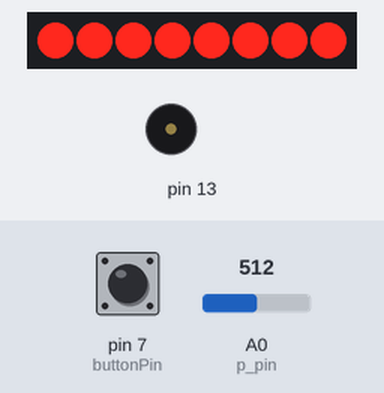
A sketch run on a simulated Arduino Uno, built with avr-gcc and run on an emulated ATmega328P. On the bench: 8 shift-register outputs drawn as a row of LEDs (first output left, lit = HIGH), buzzer (waves = sounding). Wiring (inferred from the names in the program): shift register (74HC595): data pin 9; shift clock pin 2; latch pin 4. Wiring (inferred from the signals the program sends): row of LEDs: on Q0, Q1, Q2, Q3, Q4, Q5, Q6, Q7. The inputs (shaded band) are chosen by the test bench; at power-on: pin 7 (buttonPin) LOW, A0 (p_pin) = 512.

Above: at 1.2 s.
1.3 s: pin 7 (buttonPin) pulled HIGH for 3.2 s
At 5.1 s:
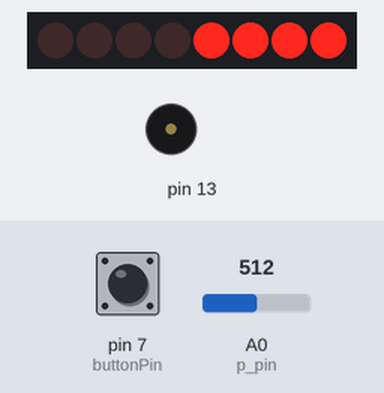
6.0 s: A0 (p_pin) set to 896
At 7.0 s:
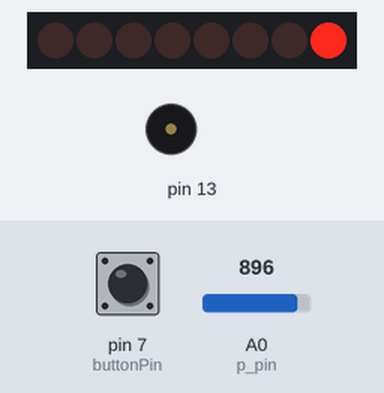
7.5 s: A0 (p_pin) set to 919
At 8.2 s:
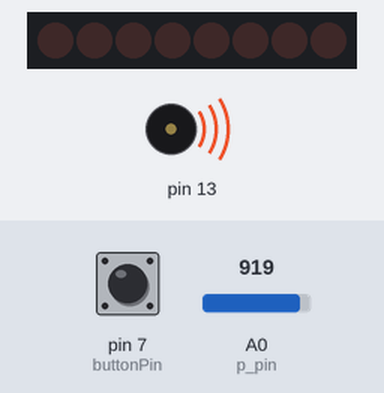
15.0 s: A0 (p_pin) set to 306
At 17.75 s:
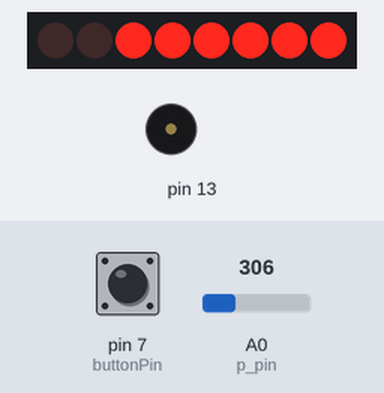
18.0 s: A0 (p_pin) set to 122
At 18.6 s:
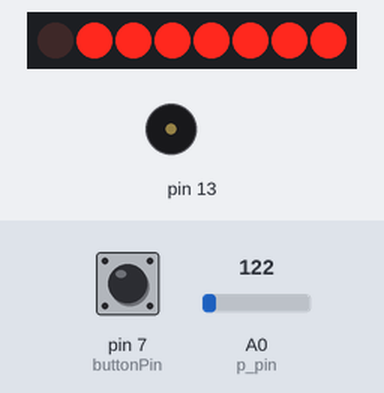
Timing chart, 0 to 20.5 s (numbered marks = the images above; inputs shaded):
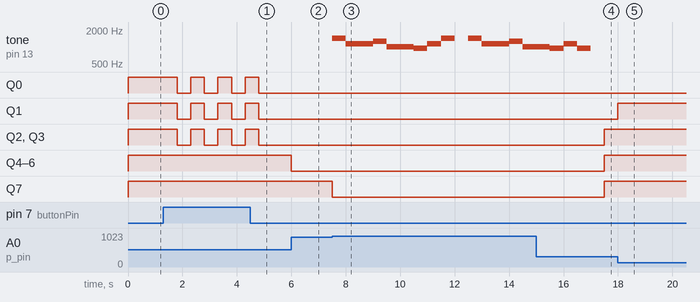

The sketch:

shift_register_p_b.ino
```cpp
//Pin connected to ST_CP of 74HC595
int latchPin = 4;
//Pin connected to SH_CP of 74HC595
int clockPin = 2;
////Pin connected to DS of 74HC595
int dataPin = 9;

int buttonPin = 7;

int cc = 1915;
int b = 1700;
int a = 1519;
int g = 1432;
int f = 1275;
int e = 1136;
int d = 1014;
int c = 956;

int p_pin = A0;
byte out[9];

bool light;
bool off;
void setup() {
  noTone(13);
  //set pins to output so you can control the shift register
  pinMode(latchPin, OUTPUT);
  pinMode(clockPin, OUTPUT);
  pinMode(dataPin, OUTPUT);

  pinMode(buttonPin, INPUT);

  light = false;
  off = true;

  out[0] = 0b00000000;
  out[1] = 0b00000001;
  out[2] = 0b00000011;
  out[3] = 0b00000111;
  out[4] = 0b00001111;
  out[5] = 0b00011111;
  out[6] = 0b00111111;
  out[7] = 0b01111111;
  out[8] = 0b11111111;
  digitalWrite(latchPin, LOW);
}

void loop() {

  if(digitalRead(buttonPin) == HIGH) {
    light = !light;
    delay(500);
  }

  if(light) {

    int p = analogRead(p_pin);
    Serial.println(p);

    int zapal = map(p, 0, 1024, 0, 9);

    digitalWrite(latchPin, LOW);
    shiftOut(dataPin, clockPin, MSBFIRST, out[zapal]);
    digitalWrite(latchPin, HIGH);
    delay(1);
    off = false;

    if(zapal == 8) {
      tone(13,g);
      delay(500);
      tone(13,e);
      delay(500);
      tone(13,e);
      delay(500);
      tone(13,f);
      delay(500);
      tone(13,d);
      delay(500);
      tone(13,d);
      delay(500);
      tone(13,c);
      delay(500);
      tone(13,e);
      delay(500);
      tone(13,g);
      delay(500);
      noTone(13);
      delay(500);
      tone(13,g);
      delay(500);
      tone(13,e);
      delay(500);
      tone(13,e);
      delay(500);
      tone(13,f);
      delay(500);
      tone(13,d);
      delay(500);
      tone(13,d);
      delay(500);
      tone(13,c);
      delay(500);
      tone(13,e);
      delay(500);
      tone(13,c);
      delay(500);
      noTone(13);
      delay(500);
      }
  }
  else if(off == false){
    digitalWrite(latchPin, LOW);
    shiftOut(dataPin, clockPin, MSBFIRST, out[0]);
    digitalWrite(latchPin, HIGH);
    off = true;
    }


  // count from 0 to 255 and display the number
  // on the LEDs
  /*for (int numberToDisplay = 0; numberToDisplay < 256; numberToDisplay++) {
    // take the latchPin low so
    // the LEDs don't change while you're sending in bits:
    digitalWrite(latchPin, LOW);
    // shift out the bits:
    shiftOut(dataPin, clockPin, MSBFIRST, numberToDisplay);

    //take the latch pin high so the LEDs will light up:
    digitalWrite(latchPin, HIGH);
    // pause before next value:*/

}
```

Measured:
- the behaviour switches between 910 and 911 on A0 (p_pin) (found by bisection; images 2 and 3)
- after the input at 1.3 s, Q0–3: alternates HIGH for 0.50 s and LOW for 0.50 s, 7 changes in all, then stays LOW, starting after 0.50 s
- after the input at 6.0 s, Q4–6: HIGH → LOW at once
- after the input at 7.5 s, tone on pin 13: plays 1432 Hz for 0.50 s, 1136 Hz for 1.0 s, 1275 Hz for 0.50 s, 1014 Hz for 1.0 s, 956 Hz for 0.50 s, 1136 Hz for 0.50 s … (11 notes in this stretch), starting at once; Q7: HIGH → LOW at once
- after the input at 15.0 s, tone on pin 13: goes on until 17.0 s, then stays silent; Q2–7: LOW → HIGH after 2.5 s
- after the input at 18.0 s, Q1: LOW → HIGH at once
